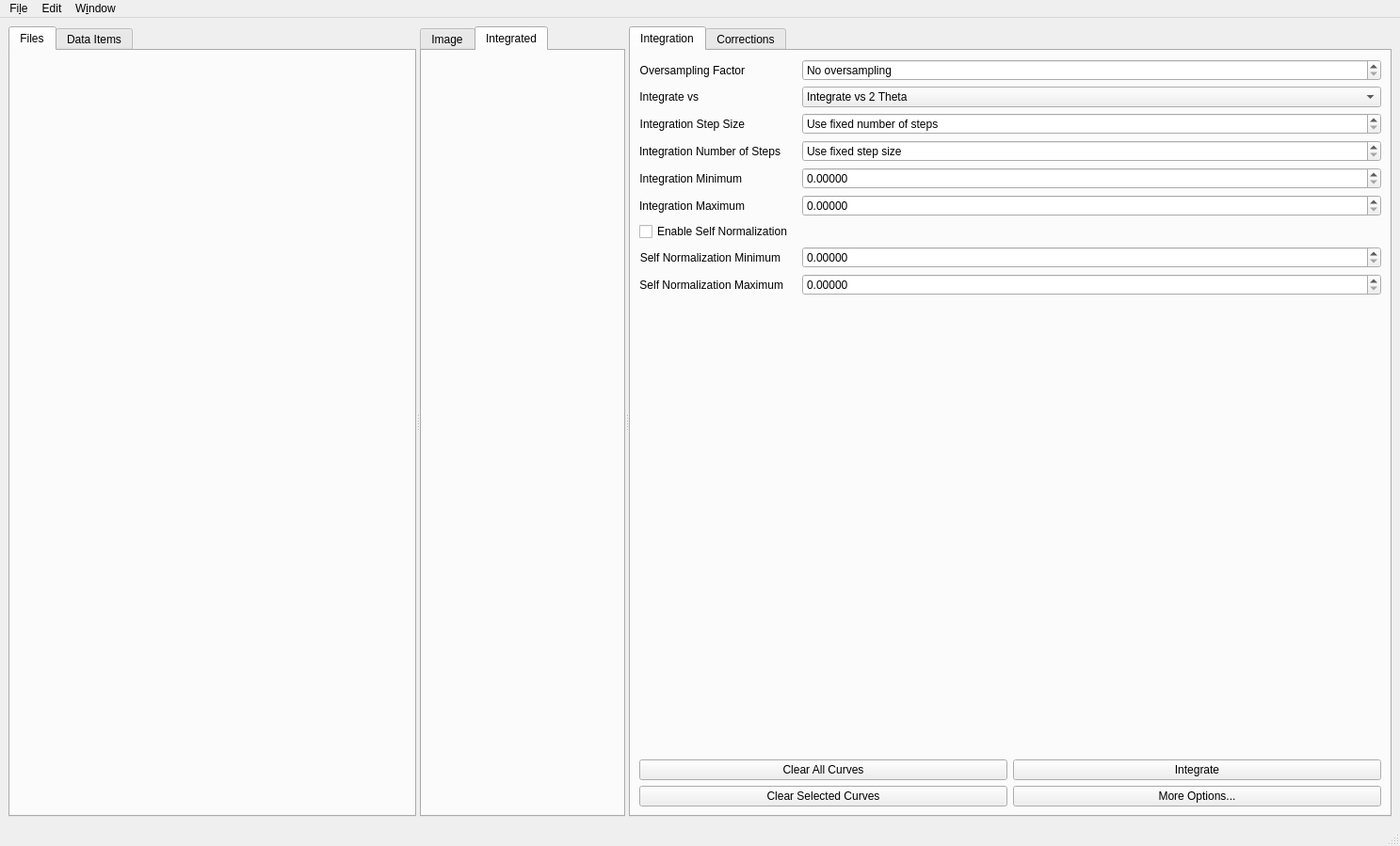
<?xml version="1.0" encoding="UTF-8"?>
<ui version="4.0">
 <class>QxrdIntegrationWindow</class>
 <widget class="QMainWindow" name="QxrdIntegrationWindow">
  <property name="geometry">
   <rect>
    <x>0</x>
    <y>0</y>
    <width>1487</width>
    <height>899</height>
   </rect>
  </property>
  <property name="windowTitle">
   <string>MainWindow</string>
  </property>
  <widget class="QWidget" name="centralwidget">
   <layout class="QGridLayout" name="gridLayout_5">
    <item row="0" column="0">
     <widget class="QSplitter" name="m_Splitter">
      <property name="orientation">
       <enum>Qt::Horizontal</enum>
      </property>
      <widget class="QTabWidget" name="m_Left">
       <property name="currentIndex">
        <number>0</number>
       </property>
       <widget class="QWidget" name="tab_3">
        <attribute name="title">
         <string>Files</string>
        </attribute>
        <layout class="QGridLayout" name="gridLayout_4">
         <item row="0" column="0">
          <widget class="QxrdFileBrowserWidget" name="m_FileBrowserWidget" native="true"/>
         </item>
        </layout>
       </widget>
       <widget class="QWidget" name="tab_4">
        <attribute name="title">
         <string>Data Items</string>
        </attribute>
        <layout class="QGridLayout" name="gridLayout_6">
         <item row="0" column="0">
          <widget class="QcepDatasetBrowserView" name="m_DatasetBrowserView">
           <property name="acceptDrops">
            <bool>true</bool>
           </property>
           <property name="dragEnabled">
            <bool>true</bool>
           </property>
           <property name="dragDropOverwriteMode">
            <bool>false</bool>
           </property>
           <property name="dragDropMode">
            <enum>QAbstractItemView::DragDrop</enum>
           </property>
           <property name="defaultDropAction">
            <enum>Qt::TargetMoveAction</enum>
           </property>
           <property name="alternatingRowColors">
            <bool>true</bool>
           </property>
           <property name="selectionMode">
            <enum>QAbstractItemView::ExtendedSelection</enum>
           </property>
          </widget>
         </item>
        </layout>
       </widget>
      </widget>
      <widget class="QTabWidget" name="m_Middle">
       <property name="currentIndex">
        <number>1</number>
       </property>
       <widget class="QWidget" name="tab">
        <attribute name="title">
         <string>Image</string>
        </attribute>
        <layout class="QGridLayout" name="gridLayout_3">
         <item row="0" column="0">
          <widget class="QxrdImagePlotWidget" name="widget" native="true"/>
         </item>
        </layout>
       </widget>
       <widget class="QWidget" name="tab_2">
        <attribute name="title">
         <string>Integrated</string>
        </attribute>
        <layout class="QGridLayout" name="gridLayout_7">
         <item row="0" column="0">
          <widget class="QxrdIntegratedPlotWidget" name="widget_2" native="true"/>
         </item>
        </layout>
       </widget>
      </widget>
      <widget class="QTabWidget" name="m_Right">
       <property name="currentIndex">
        <number>0</number>
       </property>
       <widget class="QWidget" name="tab_5">
        <attribute name="title">
         <string>Integration</string>
        </attribute>
        <layout class="QGridLayout" name="gridLayout">
         <item row="2" column="0">
          <layout class="QGridLayout" name="gridLayout_8">
           <item row="0" column="1">
            <widget class="QPushButton" name="m_IntegrateButton">
             <property name="text">
              <string>Integrate</string>
             </property>
            </widget>
           </item>
           <item row="0" column="0">
            <widget class="QPushButton" name="m_ClearGraphButton">
             <property name="toolTip">
              <string>Clear all curves from integrated data graph</string>
             </property>
             <property name="text">
              <string>Clear All Curves</string>
             </property>
            </widget>
           </item>
           <item row="1" column="0">
            <widget class="QPushButton" name="m_ClearSelectedGraphButton">
             <property name="toolTip">
              <string>Clear selected curves from integrated data graph
(Click legend entries to select curves)</string>
             </property>
             <property name="text">
              <string>Clear Selected Curves</string>
             </property>
            </widget>
           </item>
           <item row="1" column="1">
            <widget class="QPushButton" name="m_IntegrateOptionsButton">
             <property name="toolTip">
              <string>More intergration options</string>
             </property>
             <property name="text">
              <string>More Options...</string>
             </property>
            </widget>
           </item>
          </layout>
         </item>
         <item row="1" column="0">
          <spacer name="verticalSpacer">
           <property name="orientation">
            <enum>Qt::Vertical</enum>
           </property>
           <property name="sizeHint" stdset="0">
            <size>
             <width>498</width>
             <height>367</height>
            </size>
           </property>
          </spacer>
         </item>
         <item row="0" column="0">
          <layout class="QFormLayout" name="formLayout">
           <item row="0" column="0">
            <widget class="QLabel" name="label">
             <property name="text">
              <string>Oversampling Factor</string>
             </property>
             <property name="alignment">
              <set>Qt::AlignRight|Qt::AlignTrailing|Qt::AlignVCenter</set>
             </property>
            </widget>
           </item>
           <item row="0" column="1">
            <widget class="QSpinBox" name="m_OversampleFactor">
             <property name="toolTip">
              <string>Specify oversampling factor for angular integration</string>
             </property>
             <property name="specialValueText">
              <string>No oversampling</string>
             </property>
             <property name="minimum">
              <number>1</number>
             </property>
             <property name="maximum">
              <number>16</number>
             </property>
            </widget>
           </item>
           <item row="1" column="0">
            <widget class="QLabel" name="label_3">
             <property name="text">
              <string>Integrate vs</string>
             </property>
             <property name="alignment">
              <set>Qt::AlignRight|Qt::AlignTrailing|Qt::AlignVCenter</set>
             </property>
            </widget>
           </item>
           <item row="1" column="1">
            <widget class="QComboBox" name="m_IntegratorXUnits">
             <property name="toolTip">
              <string>Choose X units for integration</string>
             </property>
             <item>
              <property name="text">
               <string>Integrate vs 2 Theta</string>
              </property>
             </item>
             <item>
              <property name="text">
               <string>Integrate vs Q</string>
              </property>
             </item>
             <item>
              <property name="text">
               <string>Integrate vs R</string>
              </property>
             </item>
            </widget>
           </item>
           <item row="2" column="0">
            <widget class="QLabel" name="label_2">
             <property name="text">
              <string>Integration Step Size</string>
             </property>
             <property name="alignment">
              <set>Qt::AlignRight|Qt::AlignTrailing|Qt::AlignVCenter</set>
             </property>
            </widget>
           </item>
           <item row="2" column="1">
            <widget class="QxrdCenterStepSpinner" name="m_IntegratorStepSize">
             <property name="toolTip">
              <string>step size for integration
if ==  0, use fixed number of steps instead</string>
             </property>
             <property name="specialValueText">
              <string>Use fixed number of steps</string>
             </property>
            </widget>
           </item>
           <item row="3" column="0">
            <widget class="QLabel" name="label_6">
             <property name="text">
              <string>Integration Number of Steps</string>
             </property>
             <property name="alignment">
              <set>Qt::AlignRight|Qt::AlignTrailing|Qt::AlignVCenter</set>
             </property>
            </widget>
           </item>
           <item row="3" column="1">
            <widget class="QSpinBox" name="m_IntegratorNSteps">
             <property name="toolTip">
              <string>Number of steps for integration
if == 0, use step size instead</string>
             </property>
             <property name="specialValueText">
              <string>Use fixed step size</string>
             </property>
             <property name="maximum">
              <number>999999</number>
             </property>
            </widget>
           </item>
           <item row="4" column="0">
            <widget class="QLabel" name="label_4">
             <property name="text">
              <string>Integration Minimum</string>
             </property>
             <property name="alignment">
              <set>Qt::AlignRight|Qt::AlignTrailing|Qt::AlignVCenter</set>
             </property>
            </widget>
           </item>
           <item row="4" column="1">
            <widget class="QDoubleSpinBox" name="m_IntegratorMinimum">
             <property name="toolTip">
              <string>Start value for integration</string>
             </property>
             <property name="decimals">
              <number>5</number>
             </property>
             <property name="maximum">
              <double>10000.000000000000000</double>
             </property>
            </widget>
           </item>
           <item row="5" column="0">
            <widget class="QLabel" name="label_5">
             <property name="text">
              <string>Integration Maximum</string>
             </property>
             <property name="alignment">
              <set>Qt::AlignRight|Qt::AlignTrailing|Qt::AlignVCenter</set>
             </property>
            </widget>
           </item>
           <item row="5" column="1">
            <widget class="QDoubleSpinBox" name="m_IntegratorMaximum">
             <property name="toolTip">
              <string>Ending value for integration range</string>
             </property>
             <property name="decimals">
              <number>5</number>
             </property>
             <property name="maximum">
              <double>10000.000000000000000</double>
             </property>
            </widget>
           </item>
           <item row="6" column="0">
            <widget class="QCheckBox" name="m_EnableSelfNormalization">
             <property name="toolTip">
              <string>Normalize integrated curves so that the average value in the self normalization range is 1</string>
             </property>
             <property name="text">
              <string>Enable Self Normalization </string>
             </property>
            </widget>
           </item>
           <item row="7" column="0">
            <widget class="QLabel" name="label_7">
             <property name="text">
              <string>Self Normalization Minimum</string>
             </property>
             <property name="alignment">
              <set>Qt::AlignRight|Qt::AlignTrailing|Qt::AlignVCenter</set>
             </property>
            </widget>
           </item>
           <item row="7" column="1">
            <widget class="QDoubleSpinBox" name="m_SelfNormalizationMinimum">
             <property name="toolTip">
              <string>Start value for self normalization range</string>
             </property>
             <property name="decimals">
              <number>5</number>
             </property>
             <property name="maximum">
              <double>10000.000000000000000</double>
             </property>
            </widget>
           </item>
           <item row="8" column="0">
            <widget class="QLabel" name="label_8">
             <property name="text">
              <string>Self Normalization Maximum</string>
             </property>
             <property name="alignment">
              <set>Qt::AlignRight|Qt::AlignTrailing|Qt::AlignVCenter</set>
             </property>
            </widget>
           </item>
           <item row="8" column="1">
            <widget class="QDoubleSpinBox" name="m_SelfNormalizationMaximum">
             <property name="toolTip">
              <string>End value for self normalization</string>
             </property>
             <property name="decimals">
              <number>5</number>
             </property>
             <property name="maximum">
              <double>10000.000000000000000</double>
             </property>
            </widget>
           </item>
          </layout>
         </item>
        </layout>
       </widget>
       <widget class="QWidget" name="tab_6">
        <attribute name="title">
         <string>Corrections</string>
        </attribute>
        <layout class="QGridLayout" name="gridLayout_2">
         <item row="0" column="0">
          <layout class="QFormLayout" name="formLayout_2">
           <item row="0" column="0" colspan="2">
            <widget class="QCheckBox" name="m_EnableGeometry">
             <property name="toolTip">
              <string>Enable geometry corrections during integration
intensity *= pow(distance/m_DetectorDistance, 2)/cos(tth);</string>
             </property>
             <property name="text">
              <string>Enable Geometry Corrections </string>
             </property>
            </widget>
           </item>
           <item row="1" column="0">
            <widget class="QLabel" name="label_30">
             <property name="text">
              <string>User Geometry Kind</string>
             </property>
            </widget>
           </item>
           <item row="1" column="1">
            <widget class="QComboBox" name="m_EnableUserGeometry">
             <item>
              <property name="text">
               <string>None</string>
              </property>
             </item>
             <item>
              <property name="text">
               <string>User Defined Geometry</string>
              </property>
             </item>
            </widget>
           </item>
           <item row="2" column="0">
            <widget class="QLabel" name="label_25">
             <property name="text">
              <string>User Geometry Func</string>
             </property>
            </widget>
           </item>
           <item row="2" column="1">
            <widget class="QLineEdit" name="m_UserGeometryFunction">
             <property name="sizePolicy">
              <sizepolicy hsizetype="Expanding" vsizetype="Fixed">
               <horstretch>1</horstretch>
               <verstretch>0</verstretch>
              </sizepolicy>
             </property>
            </widget>
           </item>
           <item row="3" column="0">
            <widget class="QLabel" name="label_27">
             <property name="text">
              <string>User Geometry Script</string>
             </property>
            </widget>
           </item>
           <item row="3" column="1">
            <widget class="QPushButton" name="m_UserGeometryEdit">
             <property name="text">
              <string>Edit...</string>
             </property>
            </widget>
           </item>
           <item row="4" column="0" colspan="2">
            <widget class="QCheckBox" name="m_EnablePolarization">
             <property name="toolTip">
              <string>Enable polarization correction during integration:
intensity *= (m_Polarization      *(1 - pow(sin(chi)*sin(tth),2)) +
                   (1 - m_Polarization)*(1 - pow(cos(chi)*sin(tth),2)));</string>
             </property>
             <property name="text">
              <string>Enable Polarization Corrections </string>
             </property>
            </widget>
           </item>
           <item row="5" column="0">
            <widget class="QLabel" name="label_24">
             <property name="text">
              <string>Polarization Factor</string>
             </property>
            </widget>
           </item>
           <item row="5" column="1">
            <widget class="QDoubleSpinBox" name="m_Polarization">
             <property name="sizePolicy">
              <sizepolicy hsizetype="Minimum" vsizetype="Fixed">
               <horstretch>1</horstretch>
               <verstretch>0</verstretch>
              </sizepolicy>
             </property>
             <property name="toolTip">
              <string>Polarization factor : [0..1]</string>
             </property>
             <property name="keyboardTracking">
              <bool>false</bool>
             </property>
             <property name="prefix">
              <string/>
             </property>
             <property name="decimals">
              <number>6</number>
             </property>
             <property name="maximum">
              <double>1.000000000000000</double>
             </property>
             <property name="singleStep">
              <double>0.010000000000000</double>
             </property>
            </widget>
           </item>
           <item row="6" column="0" colspan="2">
            <widget class="QCheckBox" name="m_EnableAbsorption">
             <property name="toolTip">
              <string>Enable absorption correction during integration
intensity *= 
  exp((distance-m_DetectorDistance)/m_AttenuationLength);</string>
             </property>
             <property name="text">
              <string>Enable Absorption Corrections </string>
             </property>
            </widget>
           </item>
           <item row="7" column="0">
            <widget class="QLabel" name="label_23">
             <property name="text">
              <string>Attenuation Length</string>
             </property>
            </widget>
           </item>
           <item row="7" column="1">
            <widget class="QDoubleSpinBox" name="m_AttenuationLength">
             <property name="sizePolicy">
              <sizepolicy hsizetype="Minimum" vsizetype="Fixed">
               <horstretch>1</horstretch>
               <verstretch>0</verstretch>
              </sizepolicy>
             </property>
             <property name="toolTip">
              <string>Attenuation Length (mm)</string>
             </property>
             <property name="keyboardTracking">
              <bool>false</bool>
             </property>
             <property name="decimals">
              <number>6</number>
             </property>
             <property name="maximum">
              <double>1000000.000000000000000</double>
             </property>
             <property name="singleStep">
              <double>0.010000000000000</double>
             </property>
             <property name="value">
              <double>1000.000000000000000</double>
             </property>
            </widget>
           </item>
           <item row="8" column="0">
            <widget class="QLabel" name="label_29">
             <property name="text">
              <string>User Absorption Kind</string>
             </property>
            </widget>
           </item>
           <item row="8" column="1">
            <widget class="QComboBox" name="m_EnableUserAbsorption">
             <item>
              <property name="text">
               <string>None</string>
              </property>
             </item>
             <item>
              <property name="text">
               <string>A function of pixel coordinates</string>
              </property>
             </item>
             <item>
              <property name="text">
               <string>A function of dx,dy from center</string>
              </property>
             </item>
             <item>
              <property name="text">
               <string>A function of r,chi</string>
              </property>
             </item>
             <item>
              <property name="text">
               <string>A function of q,chi</string>
              </property>
             </item>
            </widget>
           </item>
           <item row="9" column="0">
            <widget class="QLabel" name="label_26">
             <property name="text">
              <string>User Absorption Func</string>
             </property>
             <property name="wordWrap">
              <bool>false</bool>
             </property>
            </widget>
           </item>
           <item row="9" column="1">
            <widget class="QLineEdit" name="m_UserAbsorptionFunction">
             <property name="sizePolicy">
              <sizepolicy hsizetype="Expanding" vsizetype="Fixed">
               <horstretch>1</horstretch>
               <verstretch>0</verstretch>
              </sizepolicy>
             </property>
            </widget>
           </item>
           <item row="10" column="0">
            <widget class="QLabel" name="label_28">
             <property name="text">
              <string>User Absorption Script</string>
             </property>
            </widget>
           </item>
           <item row="10" column="1">
            <widget class="QPushButton" name="m_UserAbsorptionEdit">
             <property name="text">
              <string>Edit...</string>
             </property>
            </widget>
           </item>
          </layout>
         </item>
         <item row="1" column="0">
          <spacer name="verticalSpacer_2">
           <property name="orientation">
            <enum>Qt::Vertical</enum>
           </property>
           <property name="sizeHint" stdset="0">
            <size>
             <width>388</width>
             <height>418</height>
            </size>
           </property>
          </spacer>
         </item>
        </layout>
       </widget>
      </widget>
     </widget>
    </item>
   </layout>
  </widget>
  <widget class="QMenuBar" name="menubar">
   <property name="geometry">
    <rect>
     <x>0</x>
     <y>0</y>
     <width>1487</width>
     <height>22</height>
    </rect>
   </property>
   <widget class="QMenu" name="m_FileMenu">
    <property name="title">
     <string>Fi&amp;le</string>
    </property>
   </widget>
   <widget class="QMenu" name="m_EditMenu">
    <property name="title">
     <string>Edit</string>
    </property>
   </widget>
   <widget class="QMenu" name="m_WindowMenu">
    <property name="title">
     <string>W&amp;indow</string>
    </property>
    <addaction name="actionWindow"/>
   </widget>
   <addaction name="m_FileMenu"/>
   <addaction name="m_EditMenu"/>
   <addaction name="m_WindowMenu"/>
  </widget>
  <widget class="QStatusBar" name="statusbar"/>
  <action name="actionWindow">
   <property name="text">
    <string>&amp;Window</string>
   </property>
  </action>
 </widget>
 <customwidgets>
  <customwidget>
   <class>QcepDatasetBrowserView</class>
   <extends>QTreeView</extends>
   <header>qcepdatasetbrowserview.h</header>
  </customwidget>
  <customwidget>
   <class>QxrdImagePlotWidget</class>
   <extends>QWidget</extends>
   <header>qxrdimageplotwidget.h</header>
   <container>1</container>
  </customwidget>
  <customwidget>
   <class>QxrdCenterStepSpinner</class>
   <extends>QDoubleSpinBox</extends>
   <header>qxrdcenterstepspinner.h</header>
  </customwidget>
  <customwidget>
   <class>QxrdIntegratedPlotWidget</class>
   <extends>QWidget</extends>
   <header>qxrdintegratedplotwidget.h</header>
   <container>1</container>
  </customwidget>
  <customwidget>
   <class>QxrdFileBrowserWidget</class>
   <extends>QWidget</extends>
   <header>qxrdfilebrowserwidget.h</header>
   <container>1</container>
  </customwidget>
 </customwidgets>
 <resources/>
 <connections/>
</ui>
